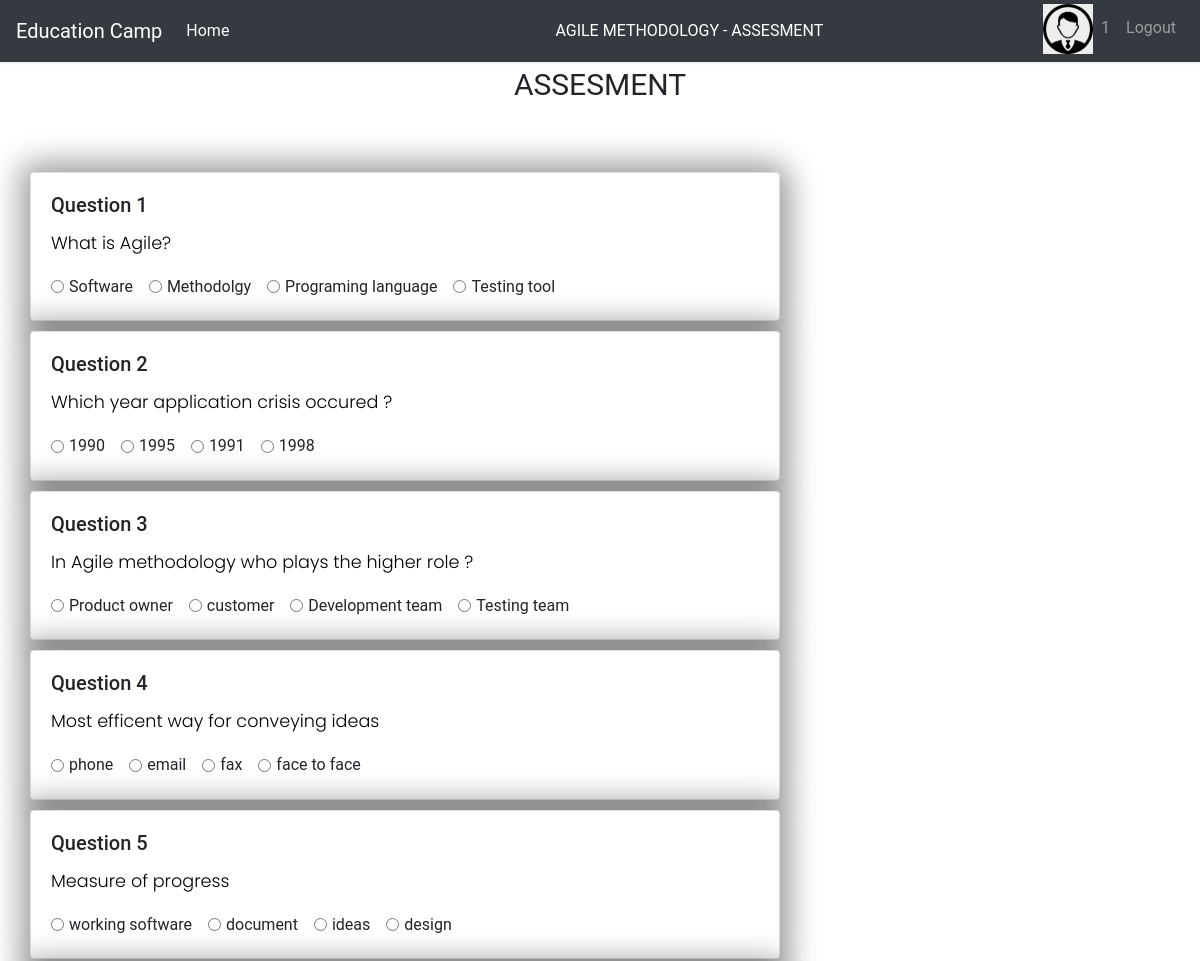
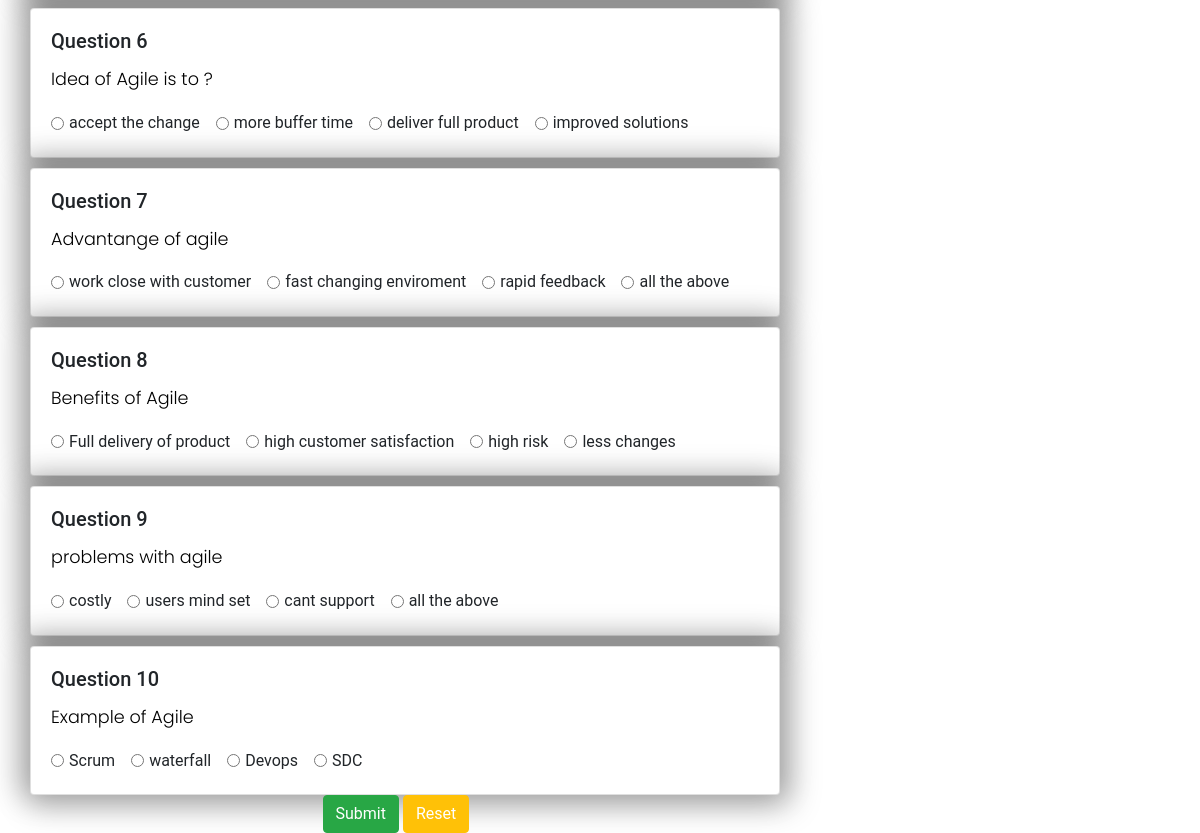
Screenshot of /questions/1 with the database file from the repository (2 pictures, top to bottom).
### Project/models.py (models this page shows)
class question_table(db.Model):
    question_id=db.Column(db.Integer,primary_key=True)
    question=db.Column(db.String(1000),nullable=False)
    option1=db.Column(db.String(1000),nullable=False)
    option2=db.Column(db.String(1000),nullable=False)
    option3=db.Column(db.String(1000),nullable=False)
    option4=db.Column(db.String(1000),nullable=False)
    Answers=db.Column(db.String(1000),nullable=False)

### Project/routes.py (the view, shortened to what this page needs)
@app.route('/questions/<string:id>', methods=["POST", "GET"])
def questions(id):
    try:
        values = models.question_table.query.all()
        return render_template('questions.html', len=len(values), items=values, username=id)
    except:
        return "ERROR"

### Project/templates/questions.html (shortened to what this page needs)
{% extends 'base.html' %}
{% block heading %}
<li class="nav-item active">
  <div class="heading1" style="margin-left:310px; width:450px;">
    <a class="nav-link" style="color:white;"> AGILE METHODOLOGY - ASSESMENT</a>
  </div>
</li>
{% endblock %}
{% block icon %}
<img src="{{ url_for('static',filename='/images/signup.png') }}" alt="Image"
  style="width:50px;height:50px; margin-top:-20px" class="img-fluid">
{%endblock%}
{% block username %}
<li class="nav-item">
    <a class="nav-link">{{username}}</a>
</li>
{% endblock%}
{% block login %}
<li class="nav-item">
    <a class="nav-link" href="/">Logout</a>
</li>
{% endblock%}
{% block css %}
<link rel="stylesheet" type="text/css" href="{{ url_for('static',filename='css/question_style.css') }}">
<link rel="stylesheet" href="https://cdnjs.cloudflare.com/ajax/libs/font-awesome/5.15.3/css/all.min.css" />
{% endblock %}
{% block content %}
  <link rel="stylesheet" type="text/css" href="../static/css/bootstrap.min.css" />
<form method="POST">
  <div class="content-display">
    <div class="header-title">
      ASSESMENT
    </div>
    <div class="col-lg-12">
      {% for i in range (0,len) %}
      <div class="col-lg-8" style=" text-align:justify;">
        <div class="card" style="width: 100%">
          <div class="card-body">
            <h5 class="card-title">Question {{i+1}}</h5>
            <p class="card-text">{{items[i].question}}</p>
            <div class="form-check form-check-inline">
              <input class="form-check-input" type="radio" name={{i}} id="1" value=A>
              <label class="form-check-label" for="1">{{items[i].option1}}</label>
            </div>
            <div class="form-check form-check-inline">
              <input class="form-check-input" type="radio" name={{i}} id="2" value=B>
              <label class="form-check-label" for="2">{{items[i].option2}}</label>
            </div>
            <div class="form-check form-check-inline">
              <input class="form-check-input" type="radio" name={{i}} id="3" value=C>
              <label class="form-check-label" for="3">{{items[i].option3}}</label>
            </div>
            <div class="form-check form-check-inline">
              <input class="form-check-input" type="radio" name={{i}} id="4" value=D>
              <label class="form-check-label" for="4">{{items[i].option4}}</label>
            </div>
          </div>
        </div>
      </div>
      {% endfor %}
      <div class="col-2 offset-3">
        <input type="submit" class="btn btn-success text-white"/>
        <input type="reset" class="btn btn-warning text-white"/>
      </div>
    </div>
  </div>
</form>
{%endblock%}

### Project/templates/base.html (shortened to what this page needs)
<!doctype html>
<html lang="en">
  <head>
    <link rel="stylesheet" href="https://stackpath.bootstrapcdn.com/bootstrap/4.3.1/css/bootstrap.min.css">
    {% block css %}
    {% endblock %}
  </head>
  <body>
    <nav class="navbar navbar-expand-md navbar-dark bg-dark">
        <a class="navbar-brand" href="#">Education Camp </a>
        <div class="collapse navbar-collapse" id="navbarNav">
            <ul class="navbar-nav mr-auto">
                <li class="nav-item active">
                    <a class="nav-link" href="/">Home <span class="sr-only">(current)</span></a>
                </li>
                {% block heading %}
              {%endblock %}
            </ul>
            <ul class="navbar-nav">
              <li class="nav-item">
                <a class="nav-link" href="/users"></a> {% block icon %} {% endblock %}</a>
            </li>
            {% block username %}  {% endblock %}
            {% block login %} {% endblock %}
            </ul>
        </div>
      </nav>
      {% block content %}
      {% endblock %}
</body>
</html>

### Project/static/css/question_style.css (style rules this page uses)
body { font-family: 'Poppins', sans-serif; background: #fafafa; }
.header-title { background-color:#ffffff; width:100%; height:100px; text-align:center; font-size: 30px; }
p { font-family: 'Poppins', sans-serif; font-size: 1.1em; font-weight: 300; line-height: 1.7em; color: #000000; text-align: justify; }
a, a:hover, a:focus { text-decoration: none; transition: all 0.3s; }
.navbar { padding: 15px 10px; background: #fff; border: none; border-radius: 0; margin-bottom: 40px; box-shadow: 1px 1px 3px rgba(0, 0, 0, 0.1); }
.card { margin-top:10px; width: auto; height:auto; border-radius:10px; box-shadow: 5px 5px 30px 7px rgba(0,0,0,0.25), -5px -5px 30px 7px rgba(0,0,0,0.22); cursor: pointer; transition: 0.8s; }

### rows the page displays
question_table: question "What is Agile?", option1 "Software", option2 "Methodolgy", option3 "Programing language", option4 "Testing tool"
question_table: question "Which year application crisis occured ?", option1 "1990", option2 "1995", option3 "1991", option4 "1998"
question_table: question "In Agile methodology who plays the higher role ?", option1 "Product owner", option2 "customer", option3 "Development team", option4 "Testing team"
question_table: question "Most efficent way for conveying ideas", option1 "phone", option2 "email", option3 "fax", option4 "face to face"
question_table: question "Measure of progress", option1 "working software", option2 "document", option3 "ideas", option4 "design"
question_table: question "Idea of Agile is to ?", option1 "accept the change", option2 "more buffer time", option3 "deliver full product", option4 "improved solutions"
question_table: question "Advantange of agile", option1 "work close with customer", option2 "fast changing enviroment", option3 "rapid feedback", option4 "all the above"
question_table: question "Benefits of Agile", option1 "Full delivery of product", option2 "high customer satisfaction", option3 "high risk", option4 "less changes"
question_table: question "problems with agile", option1 "costly", option2 "users mind set", option3 "cant support", option4 "all the above"
question_table: question "Example of Agile", option1 "Scrum", option2 "waterfall", option3 "Devops", option4 "SDC"

### other values shown
{{ username }} "1"
{{ i+1 }} "1" "2" "3" "4" "5" "6" "7" "8" "9" "10"
